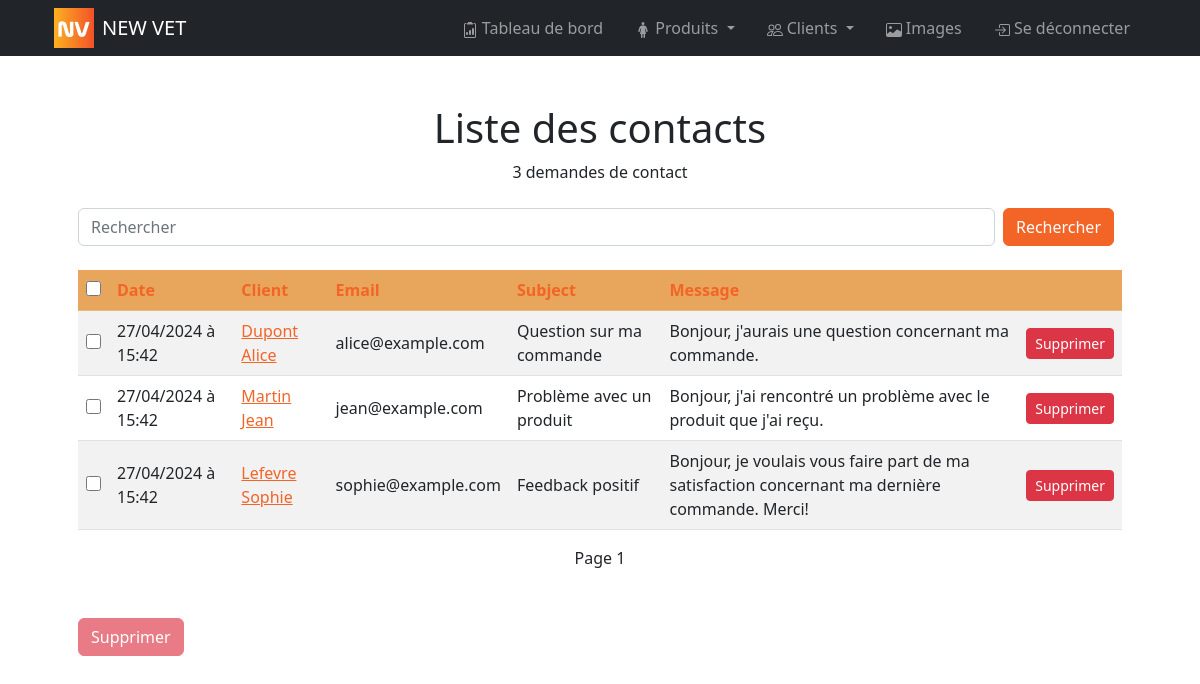
The app's page /bo/pages/contacts/index.php (signed in) with its own data.
### tables this page shows
CREATE TABLE contact(
        contact_id INT AUTO_INCREMENT NOT NULL UNIQUE,
        customer_id INT,
        email VARCHAR (50) NOT NULL,
        subject VARCHAR (50) NOT NULL,
        message VARCHAR (1000) NOT NULL,
        is_deleted BOOLEAN NOT NULL DEFAULT 0,
        created_at DATETIME NOT NULL DEFAULT NOW(),
        CONSTRAINT contact_PK PRIMARY KEY (contact_id),
        CONSTRAINT contact_customer_FK FOREIGN KEY (customer_id) REFERENCES customer(customer_id)
);

CREATE TABLE customer(
        customer_id INT AUTO_INCREMENT NOT NULL UNIQUE,
        first_name VARCHAR (50) NOT NULL,
        last_name VARCHAR (50) NOT NULL,
        email VARCHAR (50) NOT NULL UNIQUE,
        connection_token VARCHAR (500),
        validate_email_token VARCHAR (500),
        reset_password_code INT (6),
        has_validated_email BOOLEAN NOT NULL DEFAULT 0,
        password VARCHAR (150) NOT NULL,
        last_login DATETIME,
        is_deleted BOOLEAN NOT NULL DEFAULT 0,
        created_at DATETIME NOT NULL DEFAULT NOW(),
        CONSTRAINT customer_PK PRIMARY KEY (customer_id)
);

### controllers/contact.php (called while the page is built, shortened)
<?php
function getContacts($search = null, $sort =  array(array('order' => 'ASC', 'order_by' => 'created_at'), array('order' => 'DESC', 'order_by' => 'email')), $offset = null, $per_page = 10)
{
    $sql = "SELECT DISTINCT contact.* FROM contact
    LEFT JOIN customer ON customer.customer_id = contact.contact_id";
    $sql .= " WHERE 1 = 1";
    $sql .= " AND contact.is_deleted = 0";
    if ($sort) {
        $sql .= " ORDER BY ";
        foreach ($sort as $key => $value) {
            $sql .= "COALESCE(contact." . $value['order_by'] . ", 9999999) " . strtoupper($value['order']);
        }
    }
    if ($per_page) $sql .= " LIMIT :per_page";
    $params = array();
    if ($per_page) $params[":per_page"] = $per_page;
    $result = Database::queryAll($sql, $params);
    return $result['data'];
}
function getContactsCount($search = null)
{
    $sql = "SELECT COUNT(contact_id) as count FROM contact
    LEFT JOIN customer ON customer.customer_id = contact.contact_id";
    $sql .= " WHERE 1 = 1";
    $sql .= " AND contact.is_deleted = 0";
    $params = array();
    $result = Database::queryOne($sql, $params);
    return $result['data']['count'];
}

### utils/database.php (called while the page is built, shortened)
<?php
class Database
{
    private static $dbHost = DB_HOST;
    private static $dbName = DB_NAME;
    private static $dbUser = DB_USER;
    private static $dbPass = DB_PASSWORD;
    private static $forcedStringParams = array(':email', ':password', ':token', ':code', ':name', ':libelle');
    private static $forcedIntParams = array(':per_page', ':offset', ':customer_id', ':admin_id');
    private static $forcedBoolParams = array(':is_deleted');
    private static $connection = null;
    private static function connect()
    {
        if (self::$connection === null) {
            try {
                self::$connection = new PDO("mysql:host=" . self::$dbHost . ";dbname=" . self::$dbName, self::$dbUser, self::$dbPass);
                self::$connection->setAttribute(PDO::ATTR_ERRMODE, PDO::ERRMODE_EXCEPTION);
            } catch (PDOException $e) {
                if (APP_DEBUG) die("Erreur lors de la connexion à la base de données: " . $e->getMessage());
            }
        }
    }
    public static function queryAll(string $query, array $params = array())
    {
        $data = array();
        $success = true;
        $error = null;
        try {
            $statement = self::$connection->prepare($query);
            foreach ($params as $key => $value) {
                if (is_int($value) || is_float($value) || in_array($key, self::$forcedIntParams)) {
                    $statement->bindValue($key, $value, PDO::PARAM_INT);
                } elseif (is_bool($value) || in_array($key, self::$forcedBoolParams)) {
                    $statement->bindValue($key, $value, PDO::PARAM_BOOL);
                } elseif (is_string($value) || in_array($key, self::$forcedStringParams)) {
                    $statement->bindValue($key, htmlspecialchars($value), PDO::PARAM_STR);
                } elseif (is_null($value)) {
                    $statement->bindValue($key, $value, PDO::PARAM_NULL);
                } else {
                    $statement->bindValue($key, $value);
                }
            }
            $statement->execute();
            $data = $statement->fetchAll(PDO::FETCH_ASSOC);
        } catch (PDOException $e) {
            $success = false;
            $error = $e->getMessage();
            self::handleError($query, $params, $error);
        }
        return array(
            'success' => $success,
            'data' => $data,
            'error' => $error
        );
    }
    public static function queryOne(string $query, array $params = array())
    {
        $data = array();
        $success = true;
        $error = null;
        try {
            $statement = self::$connection->prepare($query);
            foreach ($params as $key => $value) {
                if (is_int($value) || is_float($value) || in_array($key, self::$forcedIntParams)) {
                    $statement->bindValue($key, $value, PDO::PARAM_INT);
                } elseif (is_bool($value) || in_array($key, self::$forcedBoolParams)) {
                    $statement->bindValue($key, $value, PDO::PARAM_BOOL);
                } elseif (is_string($value) || in_array($key, self::$forcedStringParams)) {
                    $statement->bindValue($key, htmlspecialchars($value), PDO::PARAM_STR);
                } elseif (is_null($value)) {
                    $statement->bindValue($key, $value, PDO::PARAM_NULL);
                } else {
                    $statement->bindValue($key, $value);
                }
            }
            $statement->execute();
            $data = $statement->fetch(PDO::FETCH_ASSOC);
        } catch (PDOException $e) {
            $success = false;
            $error = $e->getMessage();
            self::handleError($query, $params, $error);
        }
        return array(
            'success' => $success,
            'data' => $data,
            'error' => $error
        );
    }
}

### helpers/fr_datetime.php (called while the page is built)
<?php
function fr_datetime($inputDate) {
    $dateTime = new DateTime($inputDate);
    $formattedDate = $dateTime->format('d/m/Y à H:i');
    return $formattedDate;
}

### controllers/customer.php (called while the page is built, shortened)
<?php
function getCustomer($customer_id)
{
    $sql = "SELECT * FROM customer WHERE customer_id = :customer_id";
    $result = Database::queryOne($sql, array(":customer_id" => $customer_id));
    return $result['data'];
}

### bo/pages/contacts/index.php (the view, shortened to what this page needs)
<?php
include_once APP_PATH . "controllers/contact.php";
include_once APP_PATH . "controllers/customer.php";
include_once APP_PATH . "helpers/fr_datetime.php";
$search = isset($_GET['search']) ? $_GET['search'] : null;
$order_by = isset($_GET['order_by']) ? $_GET['order_by'] : 'created_at';
$order = isset($_GET['order']) && $_GET['order'] == 'desc' ? 'DESC' : 'ASC';
$page = isset($_GET['page']) ? $_GET['page'] : 1;
$new_order = $order == 'DESC' ? 'asc' : 'desc';
$sort = array(array('order' => $order, 'order_by' => $order_by));
$contacts_count = getContactsCount($search);
$per_page = 10;
$offset = ($page - 1) * $per_page;
$maxPage = ceil($contacts_count / $per_page);
$contacts = getContacts($search, $sort, $offset, $per_page);
?>
<!DOCTYPE html>
<html lang="fr">
<head>
    <link href="<?= APP_URL ?>bo/style/bootstrap.css" rel="stylesheet">
    <link href="<?= APP_URL ?>bo/style/main.css" rel="stylesheet">
</head>
<body>
    <main>
        <?php include_once APP_PATH . "bo/partials/header.php"; ?>
        <div class="container p-4 p-lg-5">
            <h1 class="text-center">Liste des contacts</h1>
            <p class="text-center"><?= $contacts_count ?> demande<?php if ($contacts_count > 1) : ?>s<?php endif; ?> de contact</p>
            <form class="d-flex justify-content-between my-4" method="GET">
                <input class="form-control mr-sm-2" id="search" type="search" placeholder="Rechercher" aria-label="Search" name="search" value="<?= $search ?>">
                <button class="btn btn-primary mx-2 my-sm-0" type="submit">Rechercher</button>
            </form>
            <table class="table table-striped">
                <thead>
                    <tr class="table-primary">
                        <th scope='col' colspan='1'><input type="checkbox" onclick="toggleAll()"></th>
                        <th scope='col'><a class="text-decoration-none" href="?search=<?= $search ?>&page=<?= $page ?>&order_by=created_at&order=<?= $new_order ?>">Date</a></th>
                        <th scope='col'><a class="text-decoration-none" href="?search=<?= $search ?>&page=<?= $page ?>&order_by=last_name&order=<?= $new_order ?>">Client</a></th>
                        <th scope='col'><a class="text-decoration-none" href="?search=<?= $search ?>&page=<?= $page ?>&order_by=email&order=<?= $new_order ?>">Email</a></th>
                        <th scope='col'><a class="text-decoration-none" href="?search=<?= $search ?>&page=<?= $page ?>&order_by=subject&order=<?= $new_order ?>">Subject</a></th>
                        <th scope='col'><a class="text-decoration-none" href="?search=<?= $search ?>&page=<?= $page ?>&order_by=message&order=<?= $new_order ?>">Message</a></th>
                        <th scope='col' colspan='2'>&nbsp;</th>
                    </tr>
                </thead>
                <tbody>
                    <?php
                    foreach ($contacts as $contact) {
                    ?>
                        <tr class="align-middle">
                            <td><input id="contact_id" type="checkbox" name="selected_contacts[]" value="<?= $contact['contact_id'] ?>"></td>
                            <td><?= fr_datetime($contact['created_at']) ?></td>
                            <td><?php
                                if ($contact['customer_id']) {
                                    $customer = getCustomer($contact['customer_id']);
                                    echo "<a href='" . APP_URL . "bo/pages/customers/index.php?search=" . $contact['email'] . "'>" . $customer['last_name'] . " " . $customer['first_name'] . "</a>";
                                } else {
                                    echo "<span class='text-muted'>Non renseigné</span>";
                                }
                                ?>
                            </td>
                            <td><?= $contact['email'] ?></td>
                            <td><?= $contact['subject'] ?></td>
                            <td><?= $contact['message'] ?></td>
                            <td> <a href="<?= APP_URL ?>/bo/pages/contacts/delete_contact.php?contact_id=<?= $contact['contact_id'] ?>" class="btn btn-danger btn-sm">Supprimer</a> </td>
                        </tr>
                    <?php
                    }
                    ?>
                </tbody>
            </table>
            <div class="d-flex justify-content-between my-2">
                <?php if ($page > 1) : ?>
                    <a href="?search=<?= $search ?>&page=<?= $page - 1 ?>&order_by=<?= $order_by ?>&order=<?= $order ?>">Page précédent (<?= $page - 1 ?>)</a>
                <?php else : ?>
                    <span>&nbsp;</span>
                <?php endif; ?>
                <span>Page <?= $page ?></span>
                <?php if ($page < $maxPage) : ?>
                    <a href="?search=<?= $search ?>&page=<?= $page + 1 ?>&order_by=<?= $order_by ?>&order=<?= $order ?>">Page suivant (<?= $page + 1 ?>)</a>
                <?php else : ?>
                    <span>&nbsp;</span>
                <?php endif; ?>
            </div>
            <div class="d-flex justify-content-start gap-2 my-5">
                <button id="delete-contacts" class="btn btn-danger" disabled onclick="deleteSelectedcontacts()">Supprimer</button>
            </div>
        </div>
    </main>
</body>
</html>

### bo/style/main.css (style rules this page uses)
:root { --primary: #F1452B; --secondary: #FEBD21; }
input[type="checkbox"] { accent-color: var(--primary); width: 15px; height: 15px; }

### records on screen
contact: created_at "27/04/2024 à 15:42", customer.last_name "Dupont", customer.first_name "Alice", email "alice@example.com", subject "Question sur ma commande", message "Bonjour, j'aurais une question concernant ma commande."
contact: created_at "27/04/2024 à 15:42", customer.last_name "Martin", customer.first_name "Jean", email "jean@example.com", subject "Problème avec un produit", message "Bonjour, j'ai rencontré un problème avec le produit que j'ai reçu."
contact: created_at "27/04/2024 à 15:42", customer.last_name "Lefevre", customer.first_name "Sophie", email "sophie@example.com", subject "Feedback positif", message "Bonjour, je voulais vous faire part de ma satisfaction concernant ma dernière commande. Merci!"

### other values on screen
APP_NAME "NEW VET"
$contacts_count "3"
$page "1"
